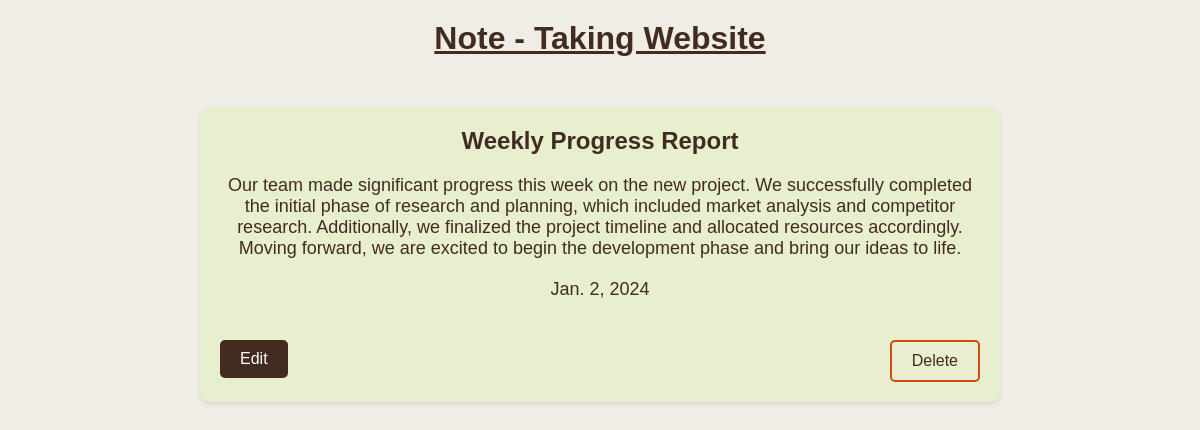
Page /note/Weekly Progress Report on the committed database.
### app/models.py (models this page shows)
class Note(models.Model):
    title = models.CharField(max_length=50)
    content = models.CharField(max_length=2000)
    data_created = models.DateField()
    class Meta:
        db_table = "NOTE DATA"

### app/views.py (the view)
# urls.py: path('note/<note_title>', views.note_details, name="note_details"),
def note_details(request, note_title):
    note = get_object_or_404(Note, title=note_title)
    return render(request, 'note_details.html', {"note": note})

### app/templates/note_details.html (shortened to what this page needs)
<!DOCTYPE html>
<html lang="en">
<head>
</head>
<body>
    <a href="{% url 'landing_page' %}">
        <h1>Note - Taking Website</h1>
    </a>
    <div class="container">
        <div class="main-section">
            <h2>{{ note.title }}</h2>
            <p>{{ note.content }}</p>
            <p>{{ note.data_created }}</p>
            <div class="button-container">
                <a href="{% url 'edit_note' note.title %}">
                    <button class="edit">Edit</button>
                </a>
                <form action="{% url 'delete_note' note.title %}" method="post">
                    <input class="delete-button" type="submit" value="Delete">
                </form>
            </div>
        </div>
    </div>
</body>
</html>

### app/templates/note_details.html (style rules this page uses)
body, h1, h2, h3, p, ul, li { margin: 0; padding: 0; box-sizing: border-box; font-family: Arial, sans-serif; }
body { background-color: #F0EDE5; color: #422b20; text-align: center; padding: 20px; }
.container { max-width: 800px; margin: 0 auto; }
.main-section { margin-top: 50px; background-color: #E8EFCF; padding: 20px; border-radius: 10px; box-shadow: 0 2px 4px rgba(0, 0, 0, 0.1); display: flex; flex-direction: column; }
.main-section h2 { font-size: 24px; margin-bottom: 20px; }
.main-section p { font-size: 18px; margin-bottom: 20px; }
.button-container { margin-top: 20px; display: flex; justify-content: space-between; }
.button-container button { background-color: #422b20; color: #fff; padding: 10px 20px; border: none; border-radius: 5px; font-size: 16px; cursor: pointer; transition: background-color 0.3s; }
.delete-button { background-color: #E8EFCF; color: #422b20; padding: 10px 20px; border: 2px solid #d34707; border-radius: 5px; font-size: 16px; cursor: pointer; transition: background-color 0.3s, color 0.3s; }
a { color: inherit; }

### rows in the picture
Note: title "Weekly Progress Report", content "Our team made significant progress this week on the new project. We successfully completed the initial phase of research and planning, which included market analysis and competitor research. Additionally, we finalized the project timeline and allocated resources accordingly. Moving forward, we are excited to begin the development phase and bring our ideas to life.", data_created "Jan. 2, 2024"
